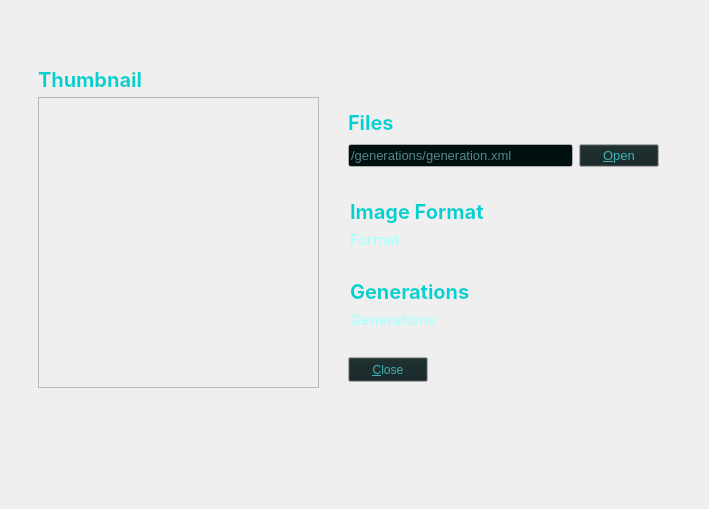
   <widget class="QWidget" name="finalScreenPage">
    <widget class="QLabel" name="generationTotalLabel">
     <property name="geometry">
      <rect>
       <x>350</x>
       <y>310</y>
       <width>121</width>
       <height>19</height>
      </rect>
     </property>
     <property name="palette">
      <palette>
       <active>
        <colorrole role="WindowText">
         <brush brushstyle="SolidPattern">
          <color alpha="255">
           <red>170</red>
           <green>255</green>
           <blue>255</blue>
          </color>
         </brush>
        </colorrole>
        <colorrole role="Text">
         <brush brushstyle="SolidPattern">
          <color alpha="255">
           <red>170</red>
           <green>255</green>
           <blue>255</blue>
          </color>
         </brush>
        </colorrole>
        <colorrole role="PlaceholderText">
         <brush brushstyle="SolidPattern">
          <color alpha="128">
           <red>0</red>
           <green>225</green>
           <blue>225</blue>
          </color>
         </brush>
        </colorrole>
       </active>
       <inactive>
        <colorrole role="WindowText">
         <brush brushstyle="SolidPattern">
          <color alpha="255">
           <red>170</red>
           <green>255</green>
           <blue>255</blue>
          </color>
         </brush>
        </colorrole>
        <colorrole role="Text">
         <brush brushstyle="SolidPattern">
          <color alpha="255">
           <red>170</red>
           <green>255</green>
           <blue>255</blue>
          </color>
         </brush>
        </colorrole>
        <colorrole role="PlaceholderText">
         <brush brushstyle="SolidPattern">
          <color alpha="128">
           <red>0</red>
           <green>225</green>
           <blue>225</blue>
          </color>
         </brush>
        </colorrole>
       </inactive>
       <disabled>
        <colorrole role="WindowText">
         <brush brushstyle="SolidPattern">
          <color alpha="255">
           <red>60</red>
           <green>68</green>
           <blue>102</blue>
          </color>
         </brush>
        </colorrole>
        <colorrole role="Text">
         <brush brushstyle="SolidPattern">
          <color alpha="255">
           <red>60</red>
           <green>68</green>
           <blue>102</blue>
          </color>
         </brush>
        </colorrole>
        <colorrole role="PlaceholderText">
         <brush brushstyle="SolidPattern">
          <color alpha="128">
           <red>211</red>
           <green>218</green>
           <blue>227</blue>
          </color>
         </brush>
        </colorrole>
       </disabled>
      </palette>
     </property>
     <property name="font">
      <font>
       <family>Inter</family>
       <pointsize>11</pointsize>
       <weight>50</weight>
       <bold>false</bold>
      </font>
     </property>
     <property name="text">
      <string>Generations</string>
     </property>
    </widget>
    <widget class="QPushButton" name="closeButton">
     <property name="enabled">
      <bool>true</bool>
     </property>
     <property name="geometry">
      <rect>
       <x>348</x>
       <y>357</y>
       <width>80</width>
       <height>25</height>
      </rect>
     </property>
     <property name="palette">
      <palette>
       <active>
        <colorrole role="Button">
         <brush brushstyle="SolidPattern">
          <color alpha="255">
           <red>18</red>
           <green>34</green>
           <blue>34</blue>
          </color>
         </brush>
        </colorrole>
        <colorrole role="ButtonText">
         <brush brushstyle="SolidPattern">
          <color alpha="255">
           <red>60</red>
           <green>180</green>
           <blue>180</blue>
          </color>
         </brush>
        </colorrole>
       </active>
       <inactive>
        <colorrole role="Button">
         <brush brushstyle="SolidPattern">
          <color alpha="255">
           <red>18</red>
           <green>34</green>
           <blue>34</blue>
          </color>
         </brush>
        </colorrole>
        <colorrole role="ButtonText">
         <brush brushstyle="SolidPattern">
          <color alpha="255">
           <red>60</red>
           <green>180</green>
           <blue>180</blue>
          </color>
         </brush>
        </colorrole>
       </inactive>
       <disabled>
        <colorrole role="Button">
         <brush brushstyle="SolidPattern">
          <color alpha="255">
           <red>18</red>
           <green>34</green>
           <blue>34</blue>
          </color>
         </brush>
        </colorrole>
        <colorrole role="ButtonText">
         <brush brushstyle="SolidPattern">
          <color alpha="255">
           <red>60</red>
           <green>68</green>
           <blue>102</blue>
          </color>
         </brush>
        </colorrole>
       </disabled>
      </palette>
     </property>
     <property name="text">
      <string>&amp;Close</string>
     </property>
    </widget>
    <widget class="QLabel" name="formatTitleLabel">
     <property name="geometry">
      <rect>
       <x>350</x>
       <y>199</y>
       <width>134</width>
       <height>25</height>
      </rect>
     </property>
     <property name="palette">
      <palette>
       <active>
        <colorrole role="WindowText">
         <brush brushstyle="SolidPattern">
          <color alpha="255">
           <red>0</red>
           <green>209</green>
           <blue>209</blue>
          </color>
         </brush>
        </colorrole>
        <colorrole role="Text">
         <brush brushstyle="SolidPattern">
          <color alpha="255">
           <red>0</red>
           <green>225</green>
           <blue>225</blue>
          </color>
         </brush>
        </colorrole>
        <colorrole role="PlaceholderText">
         <brush brushstyle="SolidPattern">
          <color alpha="128">
           <red>0</red>
           <green>225</green>
           <blue>225</blue>
          </color>
         </brush>
        </colorrole>
       </active>
       <inactive>
        <colorrole role="WindowText">
         <brush brushstyle="SolidPattern">
          <color alpha="255">
           <red>0</red>
           <green>209</green>
           <blue>209</blue>
          </color>
         </brush>
        </colorrole>
        <colorrole role="Text">
         <brush brushstyle="SolidPattern">
          <color alpha="255">
           <red>0</red>
           <green>225</green>
           <blue>225</blue>
          </color>
         </brush>
        </colorrole>
        <colorrole role="PlaceholderText">
         <brush brushstyle="SolidPattern">
          <color alpha="128">
           <red>0</red>
           <green>225</green>
           <blue>225</blue>
          </color>
         </brush>
        </colorrole>
       </inactive>
       <disabled>
        <colorrole role="WindowText">
         <brush brushstyle="SolidPattern">
          <color alpha="255">
           <red>60</red>
           <green>68</green>
           <blue>102</blue>
          </color>
         </brush>
        </colorrole>
        <colorrole role="Text">
         <brush brushstyle="SolidPattern">
          <color alpha="255">
           <red>60</red>
           <green>68</green>
           <blue>102</blue>
          </color>
         </brush>
        </colorrole>
        <colorrole role="PlaceholderText">
         <brush brushstyle="SolidPattern">
          <color alpha="128">
           <red>211</red>
           <green>218</green>
           <blue>227</blue>
          </color>
         </brush>
        </colorrole>
       </disabled>
      </palette>
     </property>
     <property name="font">
      <font>
       <family>Inter</family>
       <pointsize>15</pointsize>
       <weight>75</weight>
       <bold>true</bold>
      </font>
     </property>
     <property name="text">
      <string>Image Format</string>
     </property>
    </widget>
    <widget class="QLabel" name="finalThumbnailLabel">
     <property name="geometry">
      <rect>
       <x>38</x>
       <y>67</y>
       <width>111</width>
       <height>25</height>
      </rect>
     </property>
     <property name="palette">
      <palette>
       <active>
        <colorrole role="WindowText">
         <brush brushstyle="SolidPattern">
          <color alpha="255">
           <red>0</red>
           <green>209</green>
           <blue>209</blue>
          </color>
         </brush>
        </colorrole>
        <colorrole role="Text">
         <brush brushstyle="SolidPattern">
          <color alpha="255">
           <red>0</red>
           <green>225</green>
           <blue>225</blue>
          </color>
         </brush>
        </colorrole>
        <colorrole role="PlaceholderText">
         <brush brushstyle="SolidPattern">
          <color alpha="128">
           <red>0</red>
           <green>225</green>
           <blue>225</blue>
          </color>
         </brush>
        </colorrole>
       </active>
       <inactive>
        <colorrole role="WindowText">
         <brush brushstyle="SolidPattern">
          <color alpha="255">
           <red>0</red>
           <green>209</green>
           <blue>209</blue>
          </color>
         </brush>
        </colorrole>
        <colorrole role="Text">
         <brush brushstyle="SolidPattern">
          <color alpha="255">
           <red>0</red>
           <green>225</green>
           <blue>225</blue>
          </color>
         </brush>
        </colorrole>
        <colorrole role="PlaceholderText">
         <brush brushstyle="SolidPattern">
          <color alpha="128">
           <red>0</red>
           <green>225</green>
           <blue>225</blue>
          </color>
         </brush>
        </colorrole>
       </inactive>
       <disabled>
        <colorrole role="WindowText">
         <brush brushstyle="SolidPattern">
          <color alpha="255">
           <red>60</red>
           <green>68</green>
           <blue>102</blue>
          </color>
         </brush>
        </colorrole>
        <colorrole role="Text">
         <brush brushstyle="SolidPattern">
          <color alpha="255">
           <red>60</red>
           <green>68</green>
           <blue>102</blue>
          </color>
         </brush>
        </colorrole>
        <colorrole role="PlaceholderText">
         <brush brushstyle="SolidPattern">
          <color alpha="128">
           <red>211</red>
           <green>218</green>
           <blue>227</blue>
          </color>
         </brush>
        </colorrole>
       </disabled>
      </palette>
     </property>
     <property name="font">
      <font>
       <family>Inter</family>
       <pointsize>15</pointsize>
       <weight>75</weight>
       <bold>true</bold>
      </font>
     </property>
     <property name="text">
      <string>Thumbnail</string>
     </property>
    </widget>
    <widget class="QLabel" name="formatSelectedLabel">
     <property name="geometry">
      <rect>
       <x>350</x>
       <y>230</y>
       <width>131</width>
       <height>19</height>
      </rect>
     </property>
     <property name="palette">
      <palette>
       <active>
        <colorrole role="WindowText">
         <brush brushstyle="SolidPattern">
          <color alpha="255">
           <red>170</red>
           <green>255</green>
           <blue>255</blue>
          </color>
         </brush>
        </colorrole>
        <colorrole role="Text">
         <brush brushstyle="SolidPattern">
          <color alpha="255">
           <red>170</red>
           <green>255</green>
           <blue>255</blue>
          </color>
         </brush>
        </colorrole>
        <colorrole role="PlaceholderText">
         <brush brushstyle="SolidPattern">
          <color alpha="128">
           <red>0</red>
           <green>225</green>
           <blue>225</blue>
          </color>
         </brush>
        </colorrole>
       </active>
       <inactive>
        <colorrole role="WindowText">
         <brush brushstyle="SolidPattern">
          <color alpha="255">
           <red>170</red>
           <green>255</green>
           <blue>255</blue>
          </color>
         </brush>
        </colorrole>
        <colorrole role="Text">
         <brush brushstyle="SolidPattern">
          <color alpha="255">
           <red>170</red>
           <green>255</green>
           <blue>255</blue>
          </color>
         </brush>
        </colorrole>
        <colorrole role="PlaceholderText">
         <brush brushstyle="SolidPattern">
          <color alpha="128">
           <red>0</red>
           <green>225</green>
           <blue>225</blue>
          </color>
         </brush>
        </colorrole>
       </inactive>
       <disabled>
        <colorrole role="WindowText">
         <brush brushstyle="SolidPattern">
          <color alpha="255">
           <red>60</red>
           <green>68</green>
           <blue>102</blue>
          </color>
         </brush>
        </colorrole>
        <colorrole role="Text">
         <brush brushstyle="SolidPattern">
          <color alpha="255">
           <red>60</red>
           <green>68</green>
           <blue>102</blue>
          </color>
         </brush>
        </colorrole>
        <colorrole role="PlaceholderText">
         <brush brushstyle="SolidPattern">
          <color alpha="128">
           <red>211</red>
           <green>218</green>
           <blue>227</blue>
          </color>
         </brush>
        </colorrole>
       </disabled>
      </palette>
     </property>
     <property name="font">
      <font>
       <family>Inter</family>
       <pointsize>11</pointsize>
       <weight>50</weight>
       <bold>false</bold>
      </font>
     </property>
     <property name="text">
      <string>Format</string>
     </property>
    </widget>
    <widget class="QWidget" name="layoutWidget_4">
     <property name="geometry">
      <rect>
       <x>348</x>
       <y>107</y>
       <width>311</width>
       <height>60</height>
      </rect>
     </property>
     <layout class="QGridLayout" name="filesLayout">
      <item row="1" column="1">
       <widget class="QPushButton" name="openButton">
        <property name="palette">
         <palette>
          <active>
           <colorrole role="Button">
            <brush brushstyle="SolidPattern">
             <color alpha="255">
              <red>18</red>
              <green>34</green>
              <blue>34</blue>
             </color>
            </brush>
           </colorrole>
           <colorrole role="ButtonText">
            <brush brushstyle="SolidPattern">
             <color alpha="255">
              <red>60</red>
              <green>180</green>
              <blue>180</blue>
             </color>
            </brush>
           </colorrole>
          </active>
          <inactive>
           <colorrole role="Button">
            <brush brushstyle="SolidPattern">
             <color alpha="255">
              <red>18</red>
              <green>34</green>
              <blue>34</blue>
             </color>
            </brush>
           </colorrole>
           <colorrole role="ButtonText">
            <brush brushstyle="SolidPattern">
             <color alpha="255">
              <red>60</red>
              <green>180</green>
              <blue>180</blue>
             </color>
            </brush>
           </colorrole>
          </inactive>
          <disabled>
           <colorrole role="Button">
            <brush brushstyle="SolidPattern">
             <color alpha="255">
              <red>18</red>
              <green>34</green>
              <blue>34</blue>
             </color>
            </brush>
           </colorrole>
           <colorrole role="ButtonText">
            <brush brushstyle="SolidPattern">
             <color alpha="255">
              <red>119</red>
              <green>119</green>
              <blue>119</blue>
             </color>
            </brush>
           </colorrole>
          </disabled>
         </palette>
        </property>
        <property name="font">
         <font>
          <pointsize>10</pointsize>
         </font>
        </property>
        <property name="text">
         <string>&amp;Open</string>
        </property>
       </widget>
      </item>
      <item row="1" column="0">
       <widget class="QLineEdit" name="filesPathLine">
        <property name="palette">
         <palette>
          <active>
           <colorrole role="Text">
            <brush brushstyle="SolidPattern">
             <color alpha="255">
              <red>170</red>
              <green>255</green>
              <blue>255</blue>
             </color>
            </brush>
           </colorrole>
           <colorrole role="BrightText">
            <brush brushstyle="SolidPattern">
             <color alpha="255">
              <red>170</red>
              <green>255</green>
              <blue>255</blue>
             </color>
            </brush>
           </colorrole>
           <colorrole role="ButtonText">
            <brush brushstyle="SolidPattern">
             <color alpha="255">
              <red>170</red>
              <green>255</green>
              <blue>255</blue>
             </color>
            </brush>
           </colorrole>
           <colorrole role="Base">
            <brush brushstyle="SolidPattern">
             <color alpha="255">
              <red>0</red>
              <green>16</green>
              <blue>16</blue>
             </color>
            </brush>
           </colorrole>
           <colorrole role="ToolTipText">
            <brush brushstyle="SolidPattern">
             <color alpha="255">
              <red>170</red>
              <green>255</green>
              <blue>255</blue>
             </color>
            </brush>
           </colorrole>
           <colorrole role="PlaceholderText">
            <brush brushstyle="SolidPattern">
             <color alpha="128">
              <red>170</red>
              <green>255</green>
              <blue>255</blue>
             </color>
            </brush>
           </colorrole>
          </active>
          <inactive>
           <colorrole role="Text">
            <brush brushstyle="SolidPattern">
             <color alpha="255">
              <red>170</red>
              <green>255</green>
              <blue>255</blue>
             </color>
            </brush>
           </colorrole>
           <colorrole role="BrightText">
            <brush brushstyle="SolidPattern">
             <color alpha="255">
              <red>170</red>
              <green>255</green>
              <blue>255</blue>
             </color>
            </brush>
           </colorrole>
           <colorrole role="ButtonText">
            <brush brushstyle="SolidPattern">
             <color alpha="255">
              <red>170</red>
              <green>255</green>
              <blue>255</blue>
             </color>
            </brush>
           </colorrole>
           <colorrole role="Base">
            <brush brushstyle="SolidPattern">
             <color alpha="255">
              <red>0</red>
              <green>16</green>
              <blue>16</blue>
             </color>
            </brush>
           </colorrole>
           <colorrole role="ToolTipText">
            <brush brushstyle="SolidPattern">
             <color alpha="255">
              <red>170</red>
              <green>255</green>
              <blue>255</blue>
             </color>
            </brush>
           </colorrole>
           <colorrole role="PlaceholderText">
            <brush brushstyle="SolidPattern">
             <color alpha="128">
              <red>170</red>
              <green>255</green>
              <blue>255</blue>
             </color>
            </brush>
           </colorrole>
          </inactive>
          <disabled>
           <colorrole role="Text">
            <brush brushstyle="SolidPattern">
             <color alpha="255">
              <red>119</red>
              <green>119</green>
              <blue>119</blue>
             </color>
            </brush>
           </colorrole>
           <colorrole role="BrightText">
            <brush brushstyle="SolidPattern">
             <color alpha="255">
              <red>170</red>
              <green>255</green>
              <blue>255</blue>
             </color>
            </brush>
           </colorrole>
           <colorrole role="ButtonText">
            <brush brushstyle="SolidPattern">
             <color alpha="255">
              <red>119</red>
              <green>119</green>
              <blue>119</blue>
             </color>
            </brush>
           </colorrole>
           <colorrole role="Base">
            <brush brushstyle="SolidPattern">
             <color alpha="255">
              <red>247</red>
              <green>247</green>
              <blue>247</blue>
             </color>
            </brush>
           </colorrole>
           <colorrole role="ToolTipText">
            <brush brushstyle="SolidPattern">
             <color alpha="255">
              <red>170</red>
              <green>255</green>
              <blue>255</blue>
             </color>
            </brush>
           </colorrole>
           <colorrole role="PlaceholderText">
            <brush brushstyle="SolidPattern">
             <color alpha="128">
              <red>170</red>
              <green>255</green>
              <blue>255</blue>
             </color>
            </brush>
           </colorrole>
          </disabled>
         </palette>
        </property>
        <property name="font">
         <font>
          <pointsize>10</pointsize>
         </font>
        </property>
        <property name="cursor">
         <cursorShape>IBeamCursor</cursorShape>
        </property>
        <property name="text">
         <string/>
        </property>
        <property name="frame">
         <bool>true</bool>
        </property>
        <property name="readOnly">
         <bool>true</bool>
        </property>
        <property name="placeholderText">
         <string>/generations/generation.xml</string>
        </property>
       </widget>
      </item>
      <item row="0" column="0">
       <widget class="QLabel" name="filesLabel">
        <property name="palette">
         <palette>
          <active>
           <colorrole role="WindowText">
            <brush brushstyle="SolidPattern">
             <color alpha="255">
              <red>0</red>
              <green>209</green>
              <blue>209</blue>
             </color>
            </brush>
           </colorrole>
           <colorrole role="Text">
            <brush brushstyle="SolidPattern">
             <color alpha="255">
              <red>0</red>
              <green>225</green>
              <blue>225</blue>
             </color>
            </brush>
           </colorrole>
           <colorrole role="PlaceholderText">
            <brush brushstyle="SolidPattern">
             <color alpha="128">
              <red>0</red>
              <green>225</green>
              <blue>225</blue>
             </color>
            </brush>
           </colorrole>
          </active>
          <inactive>
           <colorrole role="WindowText">
            <brush brushstyle="SolidPattern">
             <color alpha="255">
              <red>0</red>
              <green>209</green>
              <blue>209</blue>
             </color>
            </brush>
           </colorrole>
           <colorrole role="Text">
            <brush brushstyle="SolidPattern">
             <color alpha="255">
              <red>0</red>
              <green>225</green>
              <blue>225</blue>
             </color>
            </brush>
           </colorrole>
           <colorrole role="PlaceholderText">
            <brush brushstyle="SolidPattern">
             <color alpha="128">
              <red>0</red>
              <green>225</green>
              <blue>225</blue>
             </color>
            </brush>
           </colorrole>
          </inactive>
          <disabled>
           <colorrole role="WindowText">
            <brush brushstyle="SolidPattern">
             <color alpha="255">
              <red>60</red>
              <green>68</green>
              <blue>102</blue>
             </color>
            </brush>
           </colorrole>
           <colorrole role="Text">
            <brush brushstyle="SolidPattern">
             <color alpha="255">
              <red>60</red>
              <green>68</green>
              <blue>102</blue>
             </color>
            </brush>
           </colorrole>
           <colorrole role="PlaceholderText">
            <brush brushstyle="SolidPattern">
             <color alpha="128">
              <red>211</red>
              <green>218</green>
              <blue>227</blue>
             </color>
            </brush>
           </colorrole>
          </disabled>
         </palette>
        </property>
        <property name="font">
         <font>
          <family>Inter</family>
          <pointsize>15</pointsize>
          <weight>75</weight>
          <bold>true</bold>
         </font>
        </property>
        <property name="text">
         <string>Files</string>
        </property>
       </widget>
      </item>
     </layout>
    </widget>
    <widget class="QLabel" name="generationTitleLabel">
     <property name="geometry">
      <rect>
       <x>350</x>
       <y>279</y>
       <width>121</width>
       <height>25</height>
      </rect>
     </property>
     <property name="palette">
      <palette>
       <active>
        <colorrole role="WindowText">
         <brush brushstyle="SolidPattern">
          <color alpha="255">
           <red>0</red>
           <green>209</green>
           <blue>209</blue>
          </color>
         </brush>
        </colorrole>
        <colorrole role="Text">
         <brush brushstyle="SolidPattern">
          <color alpha="255">
           <red>0</red>
           <green>225</green>
           <blue>225</blue>
          </color>
         </brush>
        </colorrole>
        <colorrole role="PlaceholderText">
         <brush brushstyle="SolidPattern">
          <color alpha="128">
           <red>0</red>
           <green>225</green>
           <blue>225</blue>
          </color>
         </brush>
        </colorrole>
       </active>
       <inactive>
        <colorrole role="WindowText">
         <brush brushstyle="SolidPattern">
          <color alpha="255">
           <red>0</red>
           <green>209</green>
           <blue>209</blue>
          </color>
         </brush>
        </colorrole>
        <colorrole role="Text">
         <brush brushstyle="SolidPattern">
          <color alpha="255">
           <red>0</red>
           <green>225</green>
           <blue>225</blue>
          </color>
         </brush>
        </colorrole>
        <colorrole role="PlaceholderText">
         <brush brushstyle="SolidPattern">
          <color alpha="128">
           <red>0</red>
           <green>225</green>
           <blue>225</blue>
          </color>
         </brush>
        </colorrole>
       </inactive>
       <disabled>
        <colorrole role="WindowText">
         <brush brushstyle="SolidPattern">
          <color alpha="255">
           <red>60</red>
           <green>68</green>
           <blue>102</blue>
          </color>
         </brush>
        </colorrole>
        <colorrole role="Text">
         <brush brushstyle="SolidPattern">
          <color alpha="255">
           <red>60</red>
           <green>68</green>
           <blue>102</blue>
          </color>
         </brush>
        </colorrole>
        <colorrole role="PlaceholderText">
         <brush brushstyle="SolidPattern">
          <color alpha="128">
           <red>211</red>
           <green>218</green>
           <blue>227</blue>
          </color>
         </brush>
        </colorrole>
       </disabled>
      </palette>
     </property>
     <property name="font">
      <font>
       <family>Inter</family>
       <pointsize>15</pointsize>
       <weight>75</weight>
       <bold>true</bold>
      </font>
     </property>
     <property name="text">
      <string>Generations</string>
     </property>
    </widget>
    <widget class="QLabel" name="backgroundFinal">
     <property name="geometry">
      <rect>
       <x>0</x>
       <y>0</y>
       <width>700</width>
       <height>500</height>
      </rect>
     </property>
     <property name="text">
      <string/>
     </property>
     <property name="pixmap">
      <pixmap resource="../../resources.qrc">:/src/resources/backgrounds/final.png</pixmap>
     </property>
    </widget>
    <widget class="QLabel" name="resultImage">
     <property name="geometry">
      <rect>
       <x>38</x>
       <y>97</y>
       <width>281</width>
       <height>291</height>
      </rect>
     </property>
     <property name="styleSheet">
      <string notr="true"/>
     </property>
     <property name="frameShape">
      <enum>QFrame::StyledPanel</enum>
     </property>
     <property name="frameShadow">
      <enum>QFrame::Sunken</enum>
     </property>
     <property name="lineWidth">
      <number>0</number>
     </property>
     <property name="midLineWidth">
      <number>0</number>
     </property>
     <property name="text">
      <string/>
     </property>
    </widget>
    <zorder>backgroundFinal</zorder>
    <zorder>generationTotalLabel</zorder>
    <zorder>closeButton</zorder>
    <zorder>formatTitleLabel</zorder>
    <zorder>finalThumbnailLabel</zorder>
    <zorder>formatSelectedLabel</zorder>
    <zorder>layoutWidget_4</zorder>
    <zorder>generationTitleLabel</zorder>
    <zorder>resultImage</zorder>
   </widget>
